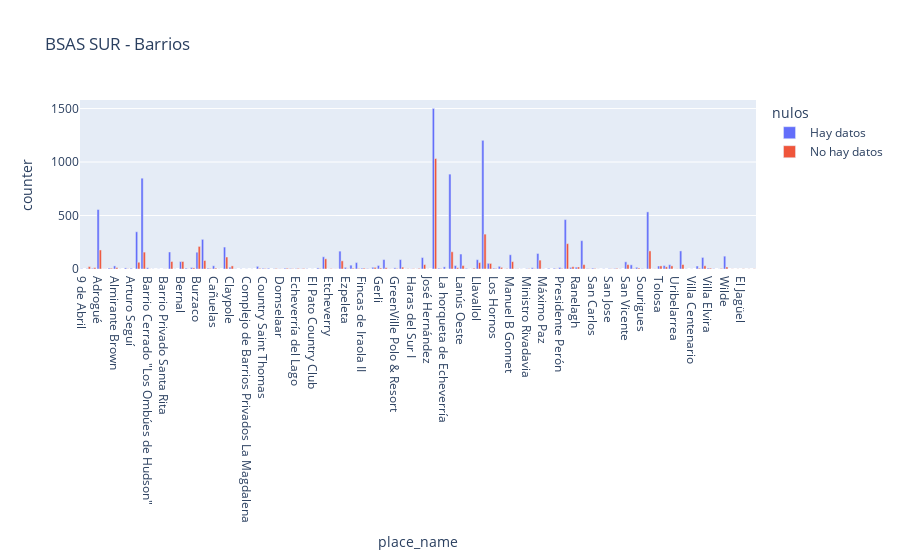

Write notebook code for a chart like this one.
### Code cell
bsas_sur_barrios_group = bsas_sur.groupby(by=['state_name','place_name','nulos'],as_index=False)['counter'].sum()
bsas_sur_barrios_group['nulos'] = bsas_sur_barrios_group['nulos'].astype(str)
bsas_sur_barrios_group['nulos'] = bsas_sur_barrios_group.nulos.str.replace('False','Hay datos')
bsas_sur_barrios_group['nulos'] = bsas_sur_barrios_group.nulos.str.replace('True','No hay datos')
fig = px.bar(bsas_sur_barrios_group, x="place_name", y="counter",
             color='nulos', barmode='group',
             height=400, title=" BSAS SUR - Barrios")
fig.show()

### Figure 1 — Plotly figure (JSON) as saved in the notebook; plotly's stock layout.template omitted (floating-point values rounded to 4 significant figures)
{"data": [{"alignmentgroup": "True", "hovertemplate": "nulos=Hay datos<br>place_name=%{x}<br>counter=%{y}<extra></extra>", "legendgroup": "Hay datos", "marker": {"color": "#636efa"}, "name": "Hay datos", "offsetgroup": "Hay datos", "orientation": "v", "showlegend": true, "textposition": "auto", "type": "bar", "x": ["9 de Abril", "Abasto", "Abril Club de Campo", "Adrogué", "Aeropuerto Internacional Ezeiza", "Alejandro Korn", "Almirante Brown", "Altos de Hudson I", "Altos de Hudson II", "Arturo Seguí", "Avellaneda", "Banfield", "Barrio Cerrado \"Los Ombúes de Hudson\"", "Barrio Melazzi", "Barrio Privado El Rodal", "Barrio Privado Santa Rita", "Berazategui", "Berazategui Oeste", "Bernal", "Brickland", "Bs.As. G.B.A. Zona Sur", "Burzaco", "Canning", "Carlos Spegazzini", "Cañuelas", "Chacras de La Trinidad", "City Bell", "Claypole", "Club El Carmen - Sector casas", "Club de Campo La Martona", "Complejo de Barrios Privados La Magdalena", "Country Golf El Sosiego", "Country Nuevo Quilmes", "Country Saint Thomas", "Crucecita", "Dock Sud", "Domselaar", "Don Bosco", "Don Orione", "Echeverría del Lago", "El Centauro", "El Pato", "El Pato Country Club", "El Rocío", "Esteban Echeverría", "Etcheverry", "Ex La Ponderosa", "Ezeiza", "Ezpeleta", "Fincas de Hudson", "Fincas de Iraola", "Fincas de Iraola II", "Fincas de San Vicente", "Florencio Varela", "Gerli", "Glew", "Grand Bell", "GreenVille Polo & Resort", "Guernica", "Guillermo Hudson", "Haras del Sur I", "Ingeniero Juan Allan", "Jose Marmol", "José Hernández", "La Plata", "La Unión", "La horqueta de Echeverría", "Lanús", "Lanús Este", "Lanús Oeste", "Las Golondrinas", "Lisandro Olmos", "Llavallol", "Lomas de Zamora", "Longchamps", "Los Hornos", "Luis Guillón", "Malvinas Argentinas", "Manuel B Gonnet", "Melchor Romero", "Mi Refugio", "Ministro Rivadavia", "Monte Chingolo", "Monte Grande", "Máximo Paz", "Piñeiro", "Platanos", "Presidente Perón", "Quilmes", "Rafael Calzada", "Ranelagh", "Remedios de Escalada", "Ringuelet", "San Carlos", "San Eliseo Country, Golf, Hotel & Spa", "San Francisco Solano", "San Jose", "San José", "San Lorenzo", "San Vicente", "Sarandi", "Solar del Bosque", "Sourigues", "Temperley", "Terralagos", "Tolosa", "Tristán Suárez", "Turdera", "Uribelarrea", "Valentín Alsina", "Vicente Casares", "Villa Centenario", "Villa Dominico", "Villa Elisa", "Villa Elvira", "Villa Fiorito", "Villa Vatteone", "Wilde"], "xaxis": "x", "y": [3, 4, 6, 556, 1, 9, 29, 1, 10, 7, 348, 849, 12, 1, 1, 1, 159, 1, 69, 8, 14, 157, 277, 8, 30, 1, 205, 17, 2, 2, 1, 1, 25, 7, 7, 3, 2, 8, 5, 4, 2, 3, 1, 10, 114, 1, 1, 167, 15, 36, 60, 8, 4, 16, 33, 88, 2, 11, 88, 1, 2, 1, 107, 1, 1501, 8, 20, 887, 32, 140, 6, 1, 87, 1203, 53, 8, 25, 1, 133, 2, 1, 3, 12, 145, 2, 6, 7, 14, 462, 15, 17, 265, 4, 8, 1, 2, 3, 5, 2, 67, 39, 16, 4, 534, 1, 28, 32, 40, 1, 169, 2, 1, 28, 108, 9, 3, 1, 120], "yaxis": "y"}, {"alignmentgroup": "True", "hovertemplate": "nulos=No hay datos<br>place_name=%{x}<br>counter=%{y}<extra></extra>", "legendgroup": "No hay datos", "marker": {"color": "#EF553B"}, "name": "No hay datos", "offsetgroup": "No hay datos", "orientation": "v", "showlegend": true, "textposition": "auto", "type": "bar", "x": ["Abasto", "Abril Club de Campo", "Adrogué", "Aeropuerto Internacional Ezeiza", "Alejandro Korn", "Almirante Brown", "Altos de Hudson II", "Avellaneda", "Banfield", "Barrio Cerrado \"Los Ombúes de Hudson\"", "Barrio Cerrado Los Troncos", "Barrio Privado Santa Rita", "Berazategui", "Bernal", "Bosques", "Brickland", "Bs.As. G.B.A. Zona Sur", "Burzaco", "Canning", "Carlos Spegazzini", "Cañuelas", "City Bell", "Claypole", "Country Nuevo Quilmes", "Country Saint Thomas", "Dock Sud", "Domselaar", "Don Bosco", "Don Orione", "Echeverría del Lago", "El Centauro", "El Jagüel", "El Rocío", "Esteban Echeverría", "Etcheverry", "Ex La Ponderosa", "Ezeiza", "Ezpeleta", "Fincas de Hudson", "Fincas de Iraola", "Fincas de Iraola II", "Fincas de San Vicente", "Florencio Varela", "Gerli", "Glew", "Gorina", "Grand Bell", "GreenVille Polo & Resort", "Guernica", "Guillermo Hudson", "Gutierrez", "Haras del Sur I", "Ingeniero Juan Allan", "Jose Marmol", "La Plata", "La Unión", "La horqueta de Echeverría", "Lanús", "Lanús Este", "Lanús Oeste", "Las Golondrinas", "Lisandro Olmos", "Llavallol", "Lomas de Zamora", "Longchamps", "Los Hornos", "Luis Guillón", "Malvinas Argentinas", "Manuel B Gonnet", "Melchor Romero", "Ministro Rivadavia", "Monte Chingolo", "Monte Grande", "Platanos", "Presidente Perón", "Quilmes", "Rafael Calzada", "Ranelagh", "Remedios de Escalada", "Ringuelet", "San Carlos", "San Jose", "San José", "San Vicente", "Sarandi", "Solar del Bosque", "Sourigues", "Temperley", "Terralagos", "Tolosa", "Tristán Suárez", "Turdera", "Uribelarrea", "Valentín Alsina", "Villa Dominico", "Villa Elisa", "Villa Elvira", "Villa Vatteone", "Wilde"], "xaxis": "x", "y": [22, 13, 178, 1, 7, 13, 2, 63, 158, 1, 1, 1, 70, 70, 1, 1, 10, 211, 79, 5, 8, 112, 29, 6, 4, 5, 1, 7, 3, 6, 5, 2, 4, 95, 4, 1, 76, 3, 7, 5, 8, 1, 15, 9, 12, 1, 1, 5, 17, 3, 2, 3, 6, 41, 1033, 4, 1, 161, 12, 32, 1, 8, 60, 326, 52, 5, 15, 4, 69, 2, 3, 3, 83, 2, 5, 237, 21, 19, 41, 2, 5, 2, 6, 41, 4, 9, 1, 169, 2, 29, 20, 29, 2, 42, 7, 30, 8, 5, 19], "yaxis": "y"}], "layout": {"autosize": true, "barmode": "group", "dragmode": "zoom", "legend": {"title": {"text": "nulos"}, "tracegroupgap": 0}, "title": {"text": " BSAS SUR - Barrios"}, "xaxis": {"anchor": "y", "autorange": true, "domain": [0, 1], "range": [-0.5, 122.5], "title": {"text": "place_name"}, "type": "category"}, "yaxis": {"anchor": "x", "autorange": true, "domain": [0, 1], "range": [0, 1580], "title": {"text": "counter"}, "type": "linear"}}}
